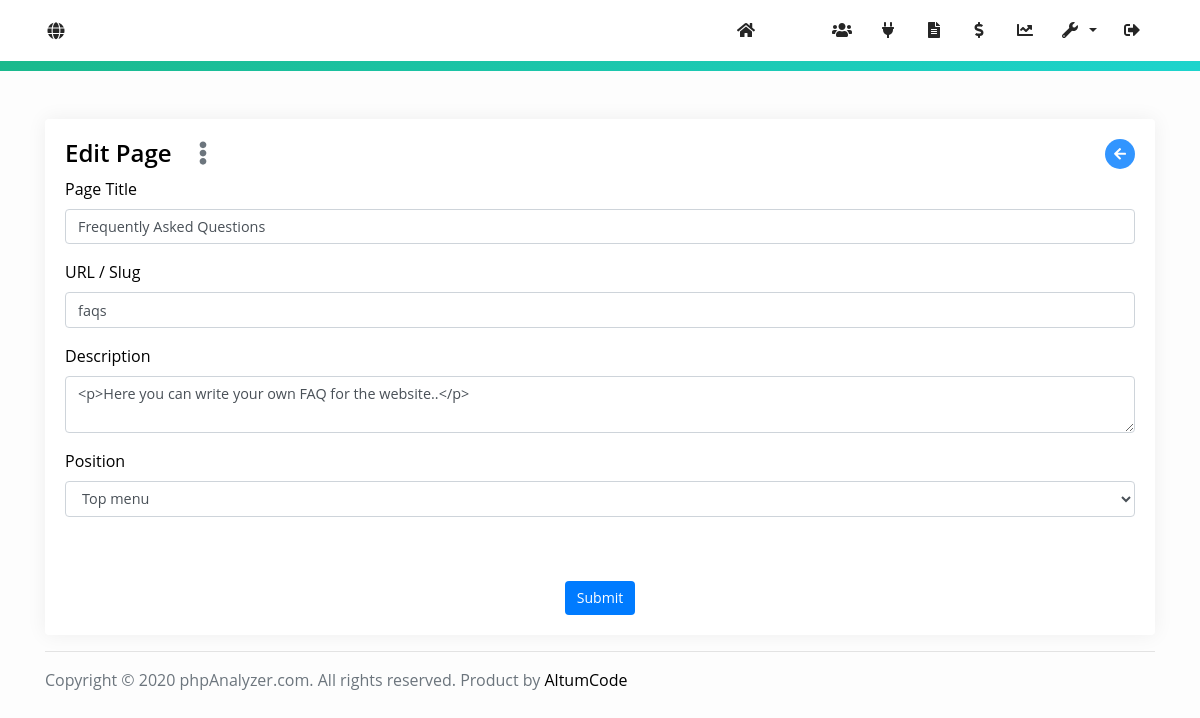
Page /admin/page-edit/2 (signed in) on the committed database.
### tables this page shows
CREATE TABLE `pages` (
  `page_id` int(11) NOT NULL,
  `title` varchar(32) NOT NULL,
  `url` varchar(128) NOT NULL,
  `description` mediumtext NOT NULL,
  `position` int(11) NOT NULL
);

CREATE TABLE `settings` (
  `id` int(11) NOT NULL,
  `title` varchar(64) NOT NULL,
  `logo` varchar(40) DEFAULT '',
  `favicon` varchar(40) DEFAULT '',
  `time_zone` varchar(32) NOT NULL DEFAULT 'America/New_York',
  `meta_description` varchar(1024) NOT NULL,
  `meta_keywords` varchar(512) DEFAULT NULL,
  `analytics_code` varchar(32) NOT NULL,
  `email_confirmation` int(11) NOT NULL DEFAULT 0,
  `recaptcha` int(11) NOT NULL DEFAULT 1,
  `public_key` varchar(64) NOT NULL,
  `private_key` varchar(64) NOT NULL,
  `facebook_login` int(11) NOT NULL,
  `facebook_app_id` varchar(64) NOT NULL,
  `facebook_app_secret` varchar(64) NOT NULL,
  `smtp_host` varchar(128) NOT NULL,
  `smtp_port` int(11) NOT NULL,
  `smtp_encryption` varchar(16) DEFAULT '0',
  `smtp_auth` int(11) DEFAULT 0,
  `smtp_user` varchar(128) NOT NULL,
  `smtp_pass` varchar(128) NOT NULL,
  `smtp_from` varchar(128) NOT NULL,
  `facebook` varchar(64) NOT NULL,
  `twitter` varchar(64) NOT NULL,
  `youtube` varchar(128) DEFAULT NULL,
  `instagram` varchar(64) DEFAULT NULL,
  `store_currency` varchar(12) NOT NULL DEFAULT 'USD',
  `store_paypal_client_id` varchar(256) NOT NULL DEFAULT '',
  `store_paypal_secret` varchar(256) NOT NULL DEFAULT '',
  `store_paypal_mode` enum('sandbox','live') DEFAULT 'live',
  `store_stripe_publishable_key` varchar(64) DEFAULT '',
  `store_stripe_secret_key` varchar(64) DEFAULT '',
  `store_stripe_webhook_secret` varchar(64) DEFAULT '',
  `store_unlock_report_price` float DEFAULT 1,
  `store_unlock_report_time` int(11) DEFAULT 0,
  `store_no_ads_price` float NOT NULL DEFAULT 5,
  `store_user_default_points` int(11) DEFAULT 0,
  `report_ad` varchar(2560) NOT NULL DEFAULT '',
  `index_ad` varchar(2560) NOT NULL DEFAULT '',
  `account_sidebar_ad` varchar(2560) DEFAULT NULL,
  `instagram_check_interval` int(11) DEFAULT 1,
  `instagram_minimum_followers` int(11) DEFAULT 5,
  `instagram_calculator_media_count` int(11) DEFAULT 10,
  `cron_queries` int(11) DEFAULT 1,
  `cron_mode` enum('ACTIVE','ALL') DEFAULT 'ACTIVE',
  `cron_auto_add_missing_logs` int(11) DEFAULT 0,
  `instagram_login` int(11) DEFAULT 0,
  `instagram_client_id` varchar(64) DEFAULT NULL,
  `instagram_client_secret` varchar(64) DEFAULT NULL,
  `activation_email_template` longtext DEFAULT NULL,
  `lost_password_email_template` longtext DEFAULT NULL,
  `credentials_email_template` longtext DEFAULT NULL,
  `admin_email_notification_emails` mediumtext DEFAULT NULL,
  `admin_new_user_email_notification` int(11) DEFAULT 0,
  `admin_new_payment_email_notification` int(11) DEFAULT 0,
  `directory` enum('ALL','LOGGED_IN','DISABLED') DEFAULT NULL,
  `directory_pagination` int(11) DEFAULT 10,
  `proxy` int(11) DEFAULT 0,
  `proxy_exclusive` int(11) DEFAULT 0,
  `proxy_timeout` int(11) DEFAULT 15,
  `proxy_failed_requests_pause` int(11) DEFAULT 3,
  `proxy_pause_duration` int(11) DEFAULT 1440,
  `email_reports` int(11) DEFAULT 0,
  `email_reports_default` int(11) DEFAULT 0,
  `email_reports_frequency` enum('DAILY','WEEKLY','MONTHLY') DEFAULT 'WEEKLY',
  `email_reports_favorites` int(11) DEFAULT 0,
  `default_language` varchar(16) DEFAULT 'english',
  `facebook_check_interval` int(11) DEFAULT 24,
  `facebook_minimum_likes` int(11) DEFAULT 1000,
  `youtube_api_key` varchar(64) DEFAULT NULL,
  `youtube_check_interval` int(11) DEFAULT 24,
  `youtube_minimum_subscribers` int(11) DEFAULT 100,
  `youtube_check_videos` int(11) DEFAULT 10,
  `twitter_consumer_key` varchar(64) DEFAULT NULL,
  `twitter_secret_key` varchar(64) DEFAULT NULL,
  `twitter_oauth_token` varchar(64) DEFAULT NULL,
  `twitter_oauth_token_secret` varchar(64) DEFAULT NULL,
  `twitter_check_interval` int(11) DEFAULT 24,
  `twitter_minimum_followers` int(11) DEFAULT 100,
  `twitter_check_tweets` int(11) DEFAULT 15
);

### index.php (called while the page is built, shortened)
<?php
require 'core/base.php';

### core/functions/language.php (called while the page is built, shortened)
<?php
$path = ROOT . 'languages/';
$lang = $settings->default_language;
$language = json_decode(file_get_contents($path . $lang . '.json'));

### core/functions/general.php (called while the page is built, shortened)
<?php
function get_settings() {
	global $database;
	global $config;
    $settings = $database->query("SELECT * FROM `settings` WHERE `id` = 1")->fetch_object();
    $settings->url = $config['url'];
    $activation_email_template = json_decode($settings->activation_email_template);
    $settings->activation_email_template_subject = $activation_email_template->subject;
    $settings->activation_email_template_body 	= $activation_email_template->body;
    $lost_password_email_template = json_decode($settings->lost_password_email_template);
    $settings->lost_password_email_template_subject = $lost_password_email_template->subject;
    $settings->lost_password_email_template_body 	= $lost_password_email_template->body;
    $credentials_email_template = json_decode($settings->credentials_email_template);
    $settings->credentials_email_template_subject = $credentials_email_template->subject;
    $settings->credentials_email_template_body 	= $credentials_email_template->body;
    return $settings;
}
function parse_url_parameters() {
	return (isset($_GET['page'])) ? explode('/', filter_var(rtrim($_GET['page'], '/'), FILTER_SANITIZE_URL)) : [];
}

### core/init.php (called while the page is built, shortened)
<?php
require_once 'classes/Database.php';
require_once 'classes/User.php';
require_once 'config/config.php';
require_once 'database/connect.php';
require_once 'functions/general.php';
$settings 				= get_settings();
require_once 'functions/language.php';
require_once 'includes/router.php';

### core/config/config.php (called while the page is built, shortened)
<?php
$config = [
    'database_host'        => 'localhost',
    'database_username'    => 'root',
    'database_password'    => '',
    'database_name'        => 'phpanalyzer',
    'url'                  => 'http://localhost/phpanalyzer/'
];

### core/includes/router.php (called while the page is built, shortened)
<?php
$url = parse_url_parameters();
if(isset($url[0])) {
    if($url[0] == 'admin') {
        unset($url[0]);
    }
}
unset($url[key($url)]);
$parameters = $url ? array_values($url) : [];

### controllers/admin/page_edit.php (called while the page is built, shortened)
<?php
$page_id = (isset($parameters[0])) ? (int) $parameters[0] : false;
if(!$page = Database::get('*', 'pages', ['page_id' => $page_id])) {
    $_SESSION['error'][] = $language->admin_page_edit->error_message->invalid_page;
    User::get_back('admin/pages-management');
}

### core/classes/Database.php (called while the page is built, shortened)
<?php
class Database {
    public static $database;
    public static function get($what = [], $from, $conditions = [], $order = false, $clean = true) {
        $what = ($what == '*') ? '*' : '`' . implode('`, `', $what) . '`';
        $from = '`' . $from . '`';
        $where = [];
        foreach($conditions as $key => $value) {
            $value = ($clean) ? self::clean_string($value) : $value;
            $where[] = '`' . $key . '` = \'' . $value . '\'';
        }
        $where = implode(' AND ', $where);
        $order_by = ($order) ? 'ORDER BY ' . $order : null;
        $result = self::$database->query("SELECT {$what} FROM {$from} WHERE {$where} {$order_by}");
        return ($result->num_rows) ? $result->fetch_object() : false;
    }
    public static function clean_string($data) {
        return self::$database->escape_string(filter_var($data, FILTER_SANITIZE_STRING));
    }
}

### views/admin/page_edit.php (the view, shortened to what this page needs)
<div class="card card-shadow">
    <div class="card-body">
        <h4 class="d-flex justify-content-between">
            <div class="d-flex">
                <span class="mr-3"><?= $language->admin_page_edit->header ?></span>
                <?= User::admin_generate_buttons('page', $page_id) ?>
            </div>
            <div><?= User::generate_go_back_button('admin/pages-management') ?></div>
        </h4>
        <form action="" method="post" role="form">
            <div class="form-group">
                <label><?= $language->admin_page_edit->input->title ?></label>
                <input type="text" name="title" class="form-control" value="<?= $page->title ?>" />
            </div>
            <div class="form-group">
                <label><?= $language->admin_page_edit->input->url ?></label>
                <input type="text" name="url" class="form-control" value="<?= $page->url ?>" />
            </div>
            <div class="form-group">
                <label><?= $language->admin_page_edit->input->description ?></label>
                <textarea id="description" name="description" class="form-control"><?= $page->description ?></textarea>
            </div>
            <div class="form-group">
                <label><?= $language->admin_page_edit->input->position ?></label>
                <select class="form-control" name="position">
                    <option value="1" <?php if($page->position == '1') echo 'selected="true"' ?>><?= $language->admin_page_edit->input->position_top ?></option>
                </select>
            </div>
            <div class="text-center">
                <button type="submit" name="submit" class="btn btn-primary mt-5"><?= $language->global->submit_button ?></button>
            </div>
        </form>
    </div>
</div>

### views/admin/shared_includes/footer.php (shortened to what this page needs)
<hr />
<div class="mb-5">
    <span class="text-muted"><?= 'Copyright &copy; ' . date('Y') . ' ' . $settings->title . '. All rights reserved. Product by <a href="https://altumcode.io/">AltumCode</a>' ?></span>
</div>
</div>

### assets/css/custom.css (style rules this page uses)
:root { --primary-color: #02A9F4; --primary-color-hover: #0298e1; }
body { background: #fdfdfd; font-family: 'Open Sans', sans-serif; color: black; }
a { color: black; transition: color .3s ease-in-out; }
.h1, .h2, .h3, .h4, .h5, .h6, h1, h2, h3, h4, h5, h6 { font-weight: 600; }
.form-control { font-size: .9rem; }
.btn { font-size: .88rem; padding-top: .4rem; padding-bottom: .4rem; border: 0; transition: opacity 0.3s; }
.card-shadow { box-shadow: 0px 0px 20px #00000010; border: 0; }

### rows in the picture
pages: title "Frequently Asked Questions", url "faqs", description "<p>Here you can write your own FAQ for the website..</p>", position "Top menu"
settings: title "phpAnalyzer.com"

### other values in the picture
$language->admin_page_edit->header "Edit Page"
$language->admin_page_edit->input->title "Page Title"
$language->admin_page_edit->input->url "URL / Slug"
$language->admin_page_edit->input->description "Description"
$language->admin_page_edit->input->position "Position"
$language->global->submit_button "Submit"
